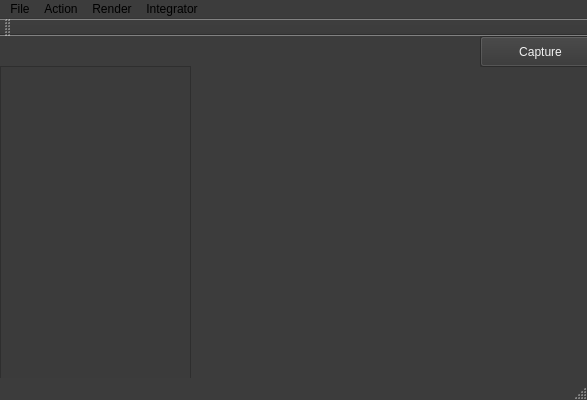
<?xml version="1.0" encoding="UTF-8"?>
<ui version="4.0">
 <class>MainWindowClass</class>
 <widget class="QMainWindow" name="MainWindowClass">
  <property name="geometry">
   <rect>
    <x>0</x>
    <y>0</y>
    <width>587</width>
    <height>400</height>
   </rect>
  </property>
  <property name="palette">
   <palette>
    <active>
     <colorrole role="WindowText">
      <brush brushstyle="SolidPattern">
       <color alpha="255">
        <red>255</red>
        <green>255</green>
        <blue>255</blue>
       </color>
      </brush>
     </colorrole>
     <colorrole role="Text">
      <brush brushstyle="SolidPattern">
       <color alpha="255">
        <red>255</red>
        <green>255</green>
        <blue>255</blue>
       </color>
      </brush>
     </colorrole>
     <colorrole role="Base">
      <brush brushstyle="SolidPattern">
       <color alpha="255">
        <red>59</red>
        <green>59</green>
        <blue>59</blue>
       </color>
      </brush>
     </colorrole>
     <colorrole role="Window">
      <brush brushstyle="SolidPattern">
       <color alpha="255">
        <red>60</red>
        <green>60</green>
        <blue>60</blue>
       </color>
      </brush>
     </colorrole>
    </active>
    <inactive>
     <colorrole role="WindowText">
      <brush brushstyle="SolidPattern">
       <color alpha="255">
        <red>255</red>
        <green>255</green>
        <blue>255</blue>
       </color>
      </brush>
     </colorrole>
     <colorrole role="Text">
      <brush brushstyle="SolidPattern">
       <color alpha="255">
        <red>255</red>
        <green>255</green>
        <blue>255</blue>
       </color>
      </brush>
     </colorrole>
     <colorrole role="Base">
      <brush brushstyle="SolidPattern">
       <color alpha="255">
        <red>59</red>
        <green>59</green>
        <blue>59</blue>
       </color>
      </brush>
     </colorrole>
     <colorrole role="Window">
      <brush brushstyle="SolidPattern">
       <color alpha="255">
        <red>60</red>
        <green>60</green>
        <blue>60</blue>
       </color>
      </brush>
     </colorrole>
    </inactive>
    <disabled>
     <colorrole role="WindowText">
      <brush brushstyle="SolidPattern">
       <color alpha="255">
        <red>120</red>
        <green>120</green>
        <blue>120</blue>
       </color>
      </brush>
     </colorrole>
     <colorrole role="Text">
      <brush brushstyle="SolidPattern">
       <color alpha="255">
        <red>120</red>
        <green>120</green>
        <blue>120</blue>
       </color>
      </brush>
     </colorrole>
     <colorrole role="Base">
      <brush brushstyle="SolidPattern">
       <color alpha="255">
        <red>60</red>
        <green>60</green>
        <blue>60</blue>
       </color>
      </brush>
     </colorrole>
     <colorrole role="Window">
      <brush brushstyle="SolidPattern">
       <color alpha="255">
        <red>60</red>
        <green>60</green>
        <blue>60</blue>
       </color>
      </brush>
     </colorrole>
    </disabled>
   </palette>
  </property>
  <property name="windowTitle">
   <string>Miyuki</string>
  </property>
  <widget class="QWidget" name="centralWidget">
   <property name="palette">
    <palette>
     <active>
      <colorrole role="ButtonText">
       <brush brushstyle="SolidPattern">
        <color alpha="255">
         <red>241</red>
         <green>241</green>
         <blue>241</blue>
        </color>
       </brush>
      </colorrole>
     </active>
     <inactive>
      <colorrole role="ButtonText">
       <brush brushstyle="SolidPattern">
        <color alpha="255">
         <red>241</red>
         <green>241</green>
         <blue>241</blue>
        </color>
       </brush>
      </colorrole>
     </inactive>
     <disabled>
      <colorrole role="ButtonText">
       <brush brushstyle="SolidPattern">
        <color alpha="255">
         <red>120</red>
         <green>120</green>
         <blue>120</blue>
        </color>
       </brush>
      </colorrole>
     </disabled>
    </palette>
   </property>
   <widget class="RenderView" name="renderView">
    <property name="geometry">
     <rect>
      <x>200</x>
      <y>30</y>
      <width>401</width>
      <height>331</height>
     </rect>
    </property>
    <property name="palette">
     <palette>
      <active>
       <colorrole role="Button">
        <brush brushstyle="SolidPattern">
         <color alpha="255">
          <red>48</red>
          <green>48</green>
          <blue>48</blue>
         </color>
        </brush>
       </colorrole>
      </active>
      <inactive>
       <colorrole role="Button">
        <brush brushstyle="SolidPattern">
         <color alpha="255">
          <red>48</red>
          <green>48</green>
          <blue>48</blue>
         </color>
        </brush>
       </colorrole>
      </inactive>
      <disabled>
       <colorrole role="Button">
        <brush brushstyle="SolidPattern">
         <color alpha="255">
          <red>48</red>
          <green>48</green>
          <blue>48</blue>
         </color>
        </brush>
       </colorrole>
      </disabled>
     </palette>
    </property>
    <property name="focusPolicy">
     <enum>Qt::StrongFocus</enum>
    </property>
    <property name="text">
     <string/>
    </property>
   </widget>
   <widget class="QTextEdit" name="log">
    <property name="enabled">
     <bool>true</bool>
    </property>
    <property name="geometry">
     <rect>
      <x>0</x>
      <y>30</y>
      <width>191</width>
      <height>351</height>
     </rect>
    </property>
    <property name="focusPolicy">
     <enum>Qt::ClickFocus</enum>
    </property>
   </widget>
   <widget class="QLabel" name="status">
    <property name="geometry">
     <rect>
      <x>10</x>
      <y>0</y>
      <width>311</width>
      <height>21</height>
     </rect>
    </property>
    <property name="text">
     <string/>
    </property>
   </widget>
   <widget class="QPushButton" name="capture">
    <property name="geometry">
     <rect>
      <x>480</x>
      <y>0</y>
      <width>121</width>
      <height>31</height>
     </rect>
    </property>
    <property name="palette">
     <palette>
      <active>
       <colorrole role="WindowText">
        <brush brushstyle="SolidPattern">
         <color alpha="255">
          <red>255</red>
          <green>255</green>
          <blue>255</blue>
         </color>
        </brush>
       </colorrole>
       <colorrole role="Button">
        <brush brushstyle="SolidPattern">
         <color alpha="255">
          <red>52</red>
          <green>52</green>
          <blue>52</blue>
         </color>
        </brush>
       </colorrole>
       <colorrole role="Dark">
        <brush brushstyle="SolidPattern">
         <color alpha="255">
          <red>59</red>
          <green>59</green>
          <blue>59</blue>
         </color>
        </brush>
       </colorrole>
       <colorrole role="Text">
        <brush brushstyle="SolidPattern">
         <color alpha="255">
          <red>255</red>
          <green>255</green>
          <blue>255</blue>
         </color>
        </brush>
       </colorrole>
       <colorrole role="ButtonText">
        <brush brushstyle="SolidPattern">
         <color alpha="255">
          <red>241</red>
          <green>241</green>
          <blue>241</blue>
         </color>
        </brush>
       </colorrole>
       <colorrole role="Base">
        <brush brushstyle="SolidPattern">
         <color alpha="255">
          <red>55</red>
          <green>55</green>
          <blue>55</blue>
         </color>
        </brush>
       </colorrole>
      </active>
      <inactive>
       <colorrole role="WindowText">
        <brush brushstyle="SolidPattern">
         <color alpha="255">
          <red>255</red>
          <green>255</green>
          <blue>255</blue>
         </color>
        </brush>
       </colorrole>
       <colorrole role="Button">
        <brush brushstyle="SolidPattern">
         <color alpha="255">
          <red>52</red>
          <green>52</green>
          <blue>52</blue>
         </color>
        </brush>
       </colorrole>
       <colorrole role="Dark">
        <brush brushstyle="SolidPattern">
         <color alpha="255">
          <red>59</red>
          <green>59</green>
          <blue>59</blue>
         </color>
        </brush>
       </colorrole>
       <colorrole role="Text">
        <brush brushstyle="SolidPattern">
         <color alpha="255">
          <red>255</red>
          <green>255</green>
          <blue>255</blue>
         </color>
        </brush>
       </colorrole>
       <colorrole role="ButtonText">
        <brush brushstyle="SolidPattern">
         <color alpha="255">
          <red>241</red>
          <green>241</green>
          <blue>241</blue>
         </color>
        </brush>
       </colorrole>
       <colorrole role="Base">
        <brush brushstyle="SolidPattern">
         <color alpha="255">
          <red>55</red>
          <green>55</green>
          <blue>55</blue>
         </color>
        </brush>
       </colorrole>
      </inactive>
      <disabled>
       <colorrole role="WindowText">
        <brush brushstyle="SolidPattern">
         <color alpha="255">
          <red>59</red>
          <green>59</green>
          <blue>59</blue>
         </color>
        </brush>
       </colorrole>
       <colorrole role="Button">
        <brush brushstyle="SolidPattern">
         <color alpha="255">
          <red>52</red>
          <green>52</green>
          <blue>52</blue>
         </color>
        </brush>
       </colorrole>
       <colorrole role="Dark">
        <brush brushstyle="SolidPattern">
         <color alpha="255">
          <red>59</red>
          <green>59</green>
          <blue>59</blue>
         </color>
        </brush>
       </colorrole>
       <colorrole role="Text">
        <brush brushstyle="SolidPattern">
         <color alpha="255">
          <red>59</red>
          <green>59</green>
          <blue>59</blue>
         </color>
        </brush>
       </colorrole>
       <colorrole role="ButtonText">
        <brush brushstyle="SolidPattern">
         <color alpha="255">
          <red>59</red>
          <green>59</green>
          <blue>59</blue>
         </color>
        </brush>
       </colorrole>
       <colorrole role="Base">
        <brush brushstyle="SolidPattern">
         <color alpha="255">
          <red>60</red>
          <green>60</green>
          <blue>60</blue>
         </color>
        </brush>
       </colorrole>
      </disabled>
     </palette>
    </property>
    <property name="autoFillBackground">
     <bool>true</bool>
    </property>
    <property name="styleSheet">
     <string notr="true"/>
    </property>
    <property name="text">
     <string>Capture</string>
    </property>
   </widget>
  </widget>
  <widget class="QMenuBar" name="menuBar">
   <property name="geometry">
    <rect>
     <x>0</x>
     <y>0</y>
     <width>587</width>
     <height>18</height>
    </rect>
   </property>
   <widget class="QMenu" name="menuFile">
    <property name="title">
     <string>File</string>
    </property>
   </widget>
   <widget class="QMenu" name="menuAction">
    <property name="title">
     <string>Action</string>
    </property>
    <addaction name="actionTo_Clipboard"/>
   </widget>
   <widget class="QMenu" name="menuRender">
    <property name="title">
     <string>Render</string>
    </property>
    <addaction name="actionStart_Interactive_Rendering"/>
    <addaction name="actionStart_Final_Rendering"/>
    <addaction name="actionStop_Rendering"/>
   </widget>
   <widget class="QMenu" name="menuIntegrator">
    <property name="title">
     <string>Integrator</string>
    </property>
    <addaction name="actionModel_View"/>
    <addaction name="actionPath_tracing"/>
    <addaction name="actionBDPT"/>
    <addaction name="actionSPPM"/>
   </widget>
   <addaction name="menuFile"/>
   <addaction name="menuAction"/>
   <addaction name="menuRender"/>
   <addaction name="menuIntegrator"/>
  </widget>
  <widget class="QToolBar" name="mainToolBar">
   <attribute name="toolBarArea">
    <enum>TopToolBarArea</enum>
   </attribute>
   <attribute name="toolBarBreak">
    <bool>false</bool>
   </attribute>
  </widget>
  <widget class="QStatusBar" name="statusBar"/>
  <action name="actionTo_Clipboard">
   <property name="text">
    <string>To Clipboard</string>
   </property>
  </action>
  <action name="actionStart_Interactive_Rendering">
   <property name="enabled">
    <bool>true</bool>
   </property>
   <property name="text">
    <string>Start Interactive Rendering</string>
   </property>
  </action>
  <action name="actionStart_Final_Rendering">
   <property name="enabled">
    <bool>true</bool>
   </property>
   <property name="text">
    <string>Start Final Rendering</string>
   </property>
  </action>
  <action name="actionStop_Rendering">
   <property name="text">
    <string>Stop Rendering</string>
   </property>
  </action>
  <action name="actionPath_tracing">
   <property name="text">
    <string>Path tracing</string>
   </property>
  </action>
  <action name="actionSPPM">
   <property name="text">
    <string>SPPM</string>
   </property>
  </action>
  <action name="actionModel_View">
   <property name="text">
    <string>Model View</string>
   </property>
  </action>
  <action name="actionBDPT">
   <property name="text">
    <string>BDPT</string>
   </property>
  </action>
  <action name="actionPhoton_Mapping">
   <property name="text">
    <string>Photon Mapping</string>
   </property>
  </action>
 </widget>
 <layoutdefault spacing="6" margin="11"/>
 <customwidgets>
  <customwidget>
   <class>RenderView</class>
   <extends>QLabel</extends>
   <header>RenderView.h</header>
  </customwidget>
 </customwidgets>
 <resources>
  <include location="MainWindow.qrc"/>
 </resources>
 <connections/>
</ui>
